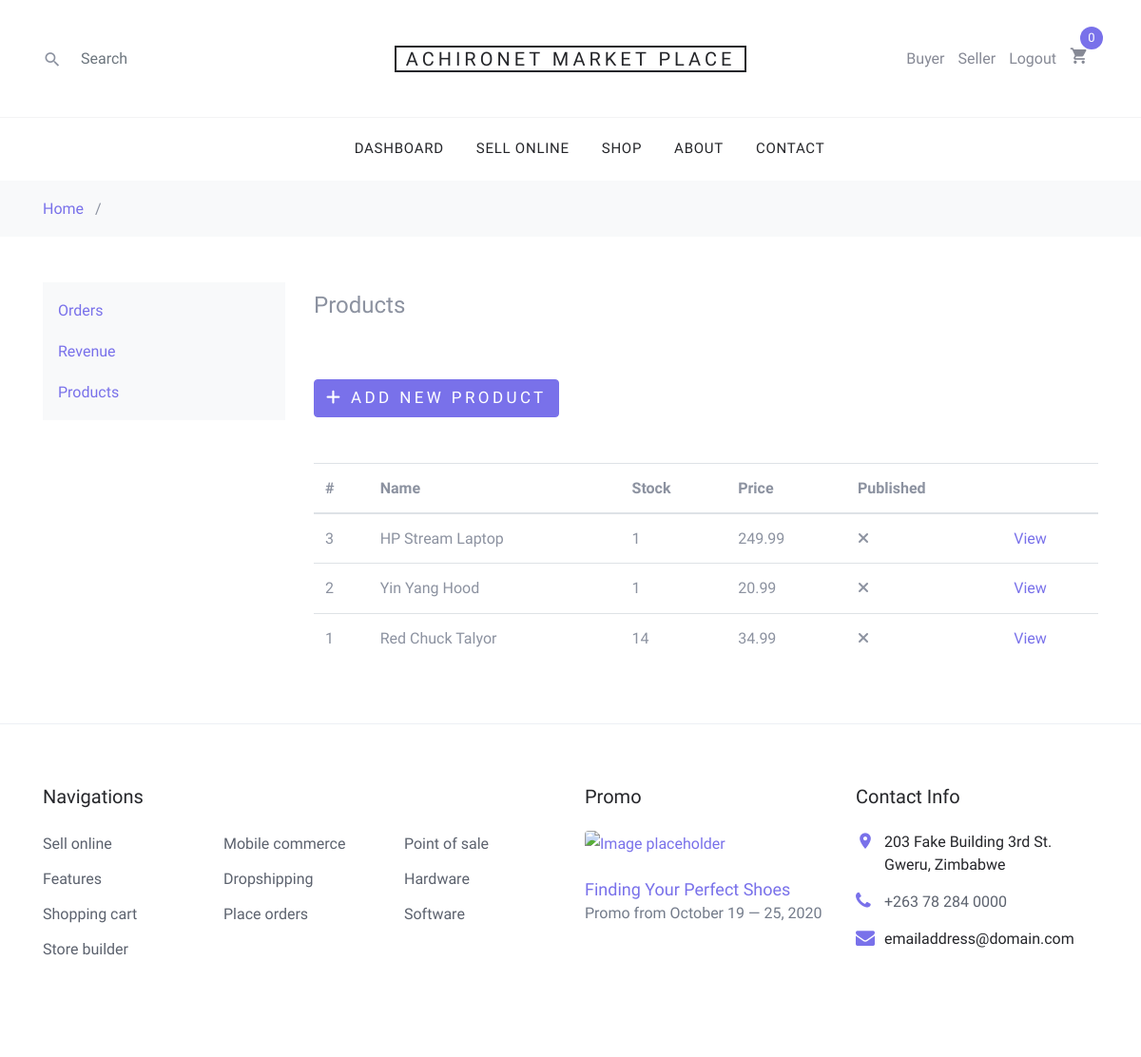
The page /sell/products/ (signed in) on the database as committed earlier.
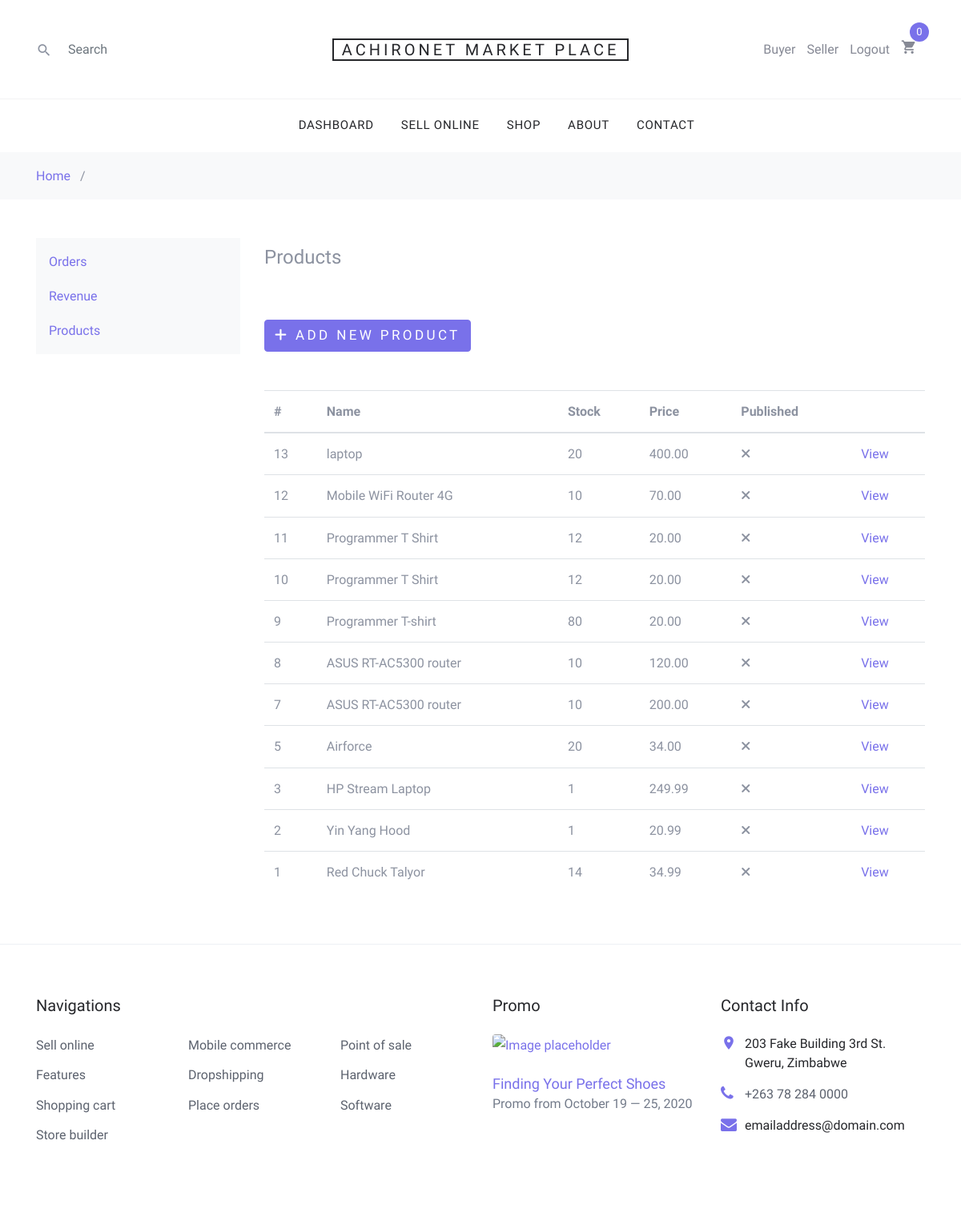
The same page on the database as committed later.
### shop/models.py (models this page shows, shortened)
class Product(models.Model):
    category = models.ForeignKey(Category, related_name='products',
                                 on_delete=models.CASCADE)
    name = models.CharField(max_length=200, db_index=True)
    slug = models.SlugField(max_length=200, db_index=True)
    image = models.ImageField(upload_to='products/%Y/%m/%d', blank=True)
    description = models.TextField(max_length=500)
    price = models.DecimalField(max_digits=10, decimal_places=2)
    available = models.BooleanField(default=True)
    published = models.BooleanField(default=False)
    created = models.DateTimeField(auto_now_add=True)
    updated = models.DateTimeField(auto_now=True)
    stock = models.IntegerField()
    seller = models.ForeignKey(
        SellerProfile, related_name='stock', on_delete=models.CASCADE, null=True)
    class Meta:
        ordering = ('name',)
        index_together = (('id', 'slug'),)

### sell/views.py (the view)
# urls.py: path('products/', views.products, name='products'),
def products(request):
    context = {}
    products = request.user.sellerprofile.stock.all().order_by('-created')
    context['products'] = products
    return render(request, 'sell/products.html', context)

### sell/templates/sell/products.html (shortened to what this page needs)
{% extends "./base.html" %}
{% load static %}
{% load crispy_forms_tags %}
{% block content %}
<div class="container">
<div class="row py-5">
 <div class="col">
        {% include "./components/side_nav.html" %}
        <br>
 </div>
<div class="col-9">
<div class="card-box" style="margin-top:10px">
                <h4 class="header-title mb-3">Products </h4>
                <div class="py-5">
                  <a href="{% url 'sell:product_create' %}" class="btn btn-primary" ><i class="fas fa-plus"></i> Add new product</a>
                </div>
                <div class="table-responsive">
                <table class="table">
                        <thead>
                            <tr>
                                <th>#</th>
                                <th>Name</th>
                                <th>Stock</th>
                                <th>Price</th>
                                <th>Published</th>
                                <th>&nbsp;</th>
                            </tr>
                        </thead>
                        <tbody>
                            <tr>
                                {% for product in products %}
                                <td>{{product.pk}}</td>
                                <td>{{product.name}}</td>
                                <td>{{product.stock}}</td>
                                <td>{{product.price}}</td>
                                <td><span class="label label-info">
                                    {% if product.published %}
                                    <i class="fas fa-check"></i>
                                    {% else %}
                                    <i class="fas fa-times"></i>
                                    {% endif %}
                                </span></td>
                                <td><a href="{% url 'sell:product_view' product.pk %}">View</a></td>
                            </tr>
                            {% endfor %}
                        </tbody>
                    </table>
                </div>
            </div>
        </div>
    </div>
</div>
{% endblock %}

Rows that differ between the two databases and show on the page:
added Product: pk "13", name "laptop", stock "20", price "400.00", published False (drawn)
added Product: pk "12", name "Mobile WiFi Router 4G", stock "10", price "70.00", published False (drawn)
added Product: pk "11", name "Programmer T Shirt", stock "12", price "20.00", published False (drawn)
added Product: pk "10", name "Programmer T Shirt", stock "12", price "20.00", published False (drawn)
added Product: pk "9", name "Programmer T-shirt", stock "80", price "20.00", published False (drawn)
added Product: pk "8", name "ASUS RT-AC5300 router", stock "10", price "120.00", published False (drawn)
added Product: pk "7", name "ASUS RT-AC5300 router", stock "10", price "200.00", published False (drawn)
added Product: pk "5", name "Airforce", stock "20", price "34.00", published False (drawn)
